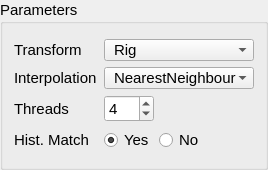
          <widget class="ctkCollapsibleGroupBox" name="antsQuickParametersGB">
           <property name="sizePolicy">
            <sizepolicy hsizetype="MinimumExpanding" vsizetype="Preferred">
             <horstretch>0</horstretch>
             <verstretch>0</verstretch>
            </sizepolicy>
           </property>
           <property name="minimumSize">
            <size>
             <width>0</width>
             <height>0</height>
            </size>
           </property>
           <property name="font">
            <font>
             <family>Arial</family>
             <pointsize>11</pointsize>
             <weight>50</weight>
             <bold>false</bold>
            </font>
           </property>
           <property name="title">
            <string>Parameters</string>
           </property>
           <property name="collapsed">
            <bool>false</bool>
           </property>
           <layout class="QGridLayout" name="gridLayout_9">
            <property name="topMargin">
             <number>15</number>
            </property>
            <property name="bottomMargin">
             <number>15</number>
            </property>
            <property name="horizontalSpacing">
             <number>0</number>
            </property>
            <item row="1" column="0">
             <widget class="QLabel" name="label_23">
              <property name="sizePolicy">
               <sizepolicy hsizetype="Fixed" vsizetype="Preferred">
                <horstretch>0</horstretch>
                <verstretch>0</verstretch>
               </sizepolicy>
              </property>
              <property name="minimumSize">
               <size>
                <width>90</width>
                <height>0</height>
               </size>
              </property>
              <property name="font">
               <font>
                <family>Arial</family>
                <pointsize>11</pointsize>
                <weight>50</weight>
                <bold>false</bold>
               </font>
              </property>
              <property name="text">
               <string>Interpolation</string>
              </property>
             </widget>
            </item>
            <item row="3" column="0">
             <widget class="QLabel" name="label_20">
              <property name="sizePolicy">
               <sizepolicy hsizetype="Fixed" vsizetype="Preferred">
                <horstretch>0</horstretch>
                <verstretch>0</verstretch>
               </sizepolicy>
              </property>
              <property name="minimumSize">
               <size>
                <width>90</width>
                <height>0</height>
               </size>
              </property>
              <property name="font">
               <font>
                <family>Arial</family>
                <pointsize>11</pointsize>
                <weight>50</weight>
                <bold>false</bold>
               </font>
              </property>
              <property name="text">
               <string>Threads</string>
              </property>
             </widget>
            </item>
            <item row="0" column="0">
             <widget class="QLabel" name="label_19">
              <property name="sizePolicy">
               <sizepolicy hsizetype="Fixed" vsizetype="Preferred">
                <horstretch>0</horstretch>
                <verstretch>0</verstretch>
               </sizepolicy>
              </property>
              <property name="minimumSize">
               <size>
                <width>90</width>
                <height>0</height>
               </size>
              </property>
              <property name="font">
               <font>
                <family>Arial</family>
                <pointsize>11</pointsize>
                <weight>50</weight>
                <bold>false</bold>
               </font>
              </property>
              <property name="text">
               <string>Transform</string>
              </property>
             </widget>
            </item>
            <item row="4" column="0">
             <widget class="QLabel" name="label_25">
              <property name="sizePolicy">
               <sizepolicy hsizetype="Fixed" vsizetype="Preferred">
                <horstretch>0</horstretch>
                <verstretch>0</verstretch>
               </sizepolicy>
              </property>
              <property name="minimumSize">
               <size>
                <width>90</width>
                <height>0</height>
               </size>
              </property>
              <property name="font">
               <font>
                <family>Arial</family>
                <pointsize>11</pointsize>
                <weight>50</weight>
                <bold>false</bold>
               </font>
              </property>
              <property name="text">
               <string>Hist. Match</string>
              </property>
             </widget>
            </item>
            <item row="4" column="1">
             <widget class="QRadioButton" name="antsQuickHistMatchY">
              <property name="sizePolicy">
               <sizepolicy hsizetype="Fixed" vsizetype="MinimumExpanding">
                <horstretch>0</horstretch>
                <verstretch>0</verstretch>
               </sizepolicy>
              </property>
              <property name="minimumSize">
               <size>
                <width>55</width>
                <height>0</height>
               </size>
              </property>
              <property name="font">
               <font>
                <family>Arial</family>
                <pointsize>11</pointsize>
                <weight>50</weight>
                <bold>false</bold>
               </font>
              </property>
              <property name="focusPolicy">
               <enum>Qt::NoFocus</enum>
              </property>
              <property name="text">
               <string>Yes</string>
              </property>
              <property name="checked">
               <bool>true</bool>
              </property>
              <attribute name="buttonGroup">
               <string notr="true">histMatchBG</string>
              </attribute>
             </widget>
            </item>
            <item row="4" column="2">
             <widget class="QRadioButton" name="antsQuickHistMatchN">
              <property name="sizePolicy">
               <sizepolicy hsizetype="Fixed" vsizetype="MinimumExpanding">
                <horstretch>0</horstretch>
                <verstretch>0</verstretch>
               </sizepolicy>
              </property>
              <property name="minimumSize">
               <size>
                <width>55</width>
                <height>0</height>
               </size>
              </property>
              <property name="font">
               <font>
                <family>Arial</family>
                <pointsize>11</pointsize>
                <weight>50</weight>
                <bold>false</bold>
               </font>
              </property>
              <property name="focusPolicy">
               <enum>Qt::NoFocus</enum>
              </property>
              <property name="text">
               <string>No</string>
              </property>
              <attribute name="buttonGroup">
               <string notr="true">histMatchBG</string>
              </attribute>
             </widget>
            </item>
            <item row="3" column="1" colspan="3">
             <widget class="QSpinBox" name="antsQuickNumThreads">
              <property name="sizePolicy">
               <sizepolicy hsizetype="Fixed" vsizetype="MinimumExpanding">
                <horstretch>0</horstretch>
                <verstretch>0</verstretch>
               </sizepolicy>
              </property>
              <property name="minimumSize">
               <size>
                <width>50</width>
                <height>0</height>
               </size>
              </property>
              <property name="maximumSize">
               <size>
                <width>16777215</width>
                <height>16777215</height>
               </size>
              </property>
              <property name="font">
               <font>
                <family>Arial</family>
                <pointsize>11</pointsize>
                <weight>50</weight>
                <bold>false</bold>
               </font>
              </property>
              <property name="maximum">
               <number>20</number>
              </property>
              <property name="value">
               <number>4</number>
              </property>
             </widget>
            </item>
            <item row="0" column="1" colspan="3">
             <widget class="QComboBox" name="antsQuickTransformTypeCB">
              <property name="sizePolicy">
               <sizepolicy hsizetype="Fixed" vsizetype="MinimumExpanding">
                <horstretch>0</horstretch>
                <verstretch>0</verstretch>
               </sizepolicy>
              </property>
              <property name="minimumSize">
               <size>
                <width>150</width>
                <height>0</height>
               </size>
              </property>
              <property name="maximumSize">
               <size>
                <width>16777215</width>
                <height>16777215</height>
               </size>
              </property>
              <property name="font">
               <font>
                <family>Arial</family>
                <pointsize>11</pointsize>
                <weight>50</weight>
                <bold>false</bold>
               </font>
              </property>
              <property name="styleSheet">
               <string notr="true">padding-left:9px;</string>
              </property>
              <property name="currentText">
               <string>Rig</string>
              </property>
              <item>
               <property name="text">
                <string>Rig</string>
               </property>
              </item>
              <item>
               <property name="text">
                <string>Rig+Affine</string>
               </property>
              </item>
             </widget>
            </item>
            <item row="1" column="1" colspan="3">
             <widget class="QComboBox" name="antsQuickInterpCB">
              <property name="sizePolicy">
               <sizepolicy hsizetype="Fixed" vsizetype="MinimumExpanding">
                <horstretch>0</horstretch>
                <verstretch>0</verstretch>
               </sizepolicy>
              </property>
              <property name="minimumSize">
               <size>
                <width>150</width>
                <height>0</height>
               </size>
              </property>
              <property name="maximumSize">
               <size>
                <width>16777215</width>
                <height>16777215</height>
               </size>
              </property>
              <property name="font">
               <font>
                <family>Arial</family>
                <pointsize>11</pointsize>
                <weight>50</weight>
                <bold>false</bold>
               </font>
              </property>
              <property name="styleSheet">
               <string notr="true">padding-left:9px;</string>
              </property>
              <property name="currentText">
               <string>NearestNeighbour</string>
              </property>
              <property name="placeholderText">
               <string/>
              </property>
              <item>
               <property name="text">
                <string>NearestNeighbour</string>
               </property>
              </item>
              <item>
               <property name="text">
                <string>Linear</string>
               </property>
              </item>
              <item>
               <property name="text">
                <string>BSpline</string>
               </property>
              </item>
              <item>
               <property name="text">
                <string>GenericLabel</string>
               </property>
              </item>
             </widget>
            </item>
           </layout>
          </widget>
